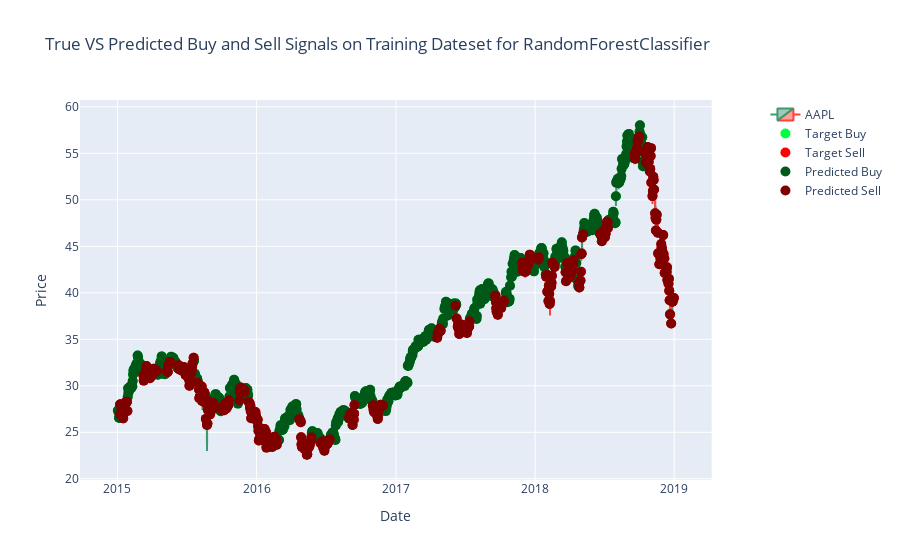

The cell this chart's notebook holds for it:
### Markdown cell above
##### RandomForestClassfier Training Results
The RandomForestClassfier model seems to have exactly fit our training dataset, giving us an accuracy score of 1, true positive rate of 1 and true negative rate of 1. Thus it can accurately classify all datapoints into buy and sell signal in our training dataset

### Code cell
randfor_model = RandomForestClassifier(n_jobs=-1, random_state=random_state)
randfor_train_metrics, randfor_train_confmat, randfor_train_pred = train_test_eval(randfor_model, x_train, y_train, x_train, y_train)

randfor_train_data = full_stock_df[:split_index].copy()
randfor_train_data['pred'] = randfor_train_pred
randfor_train_fig = plotCandle(randfor_train_data)
randfor_train_fig = plotSignals(randfor_train_fig, randfor_train_data, 'target', id=1)
randfor_train_fig = plotSignals(randfor_train_fig, randfor_train_data, 'pred', id=2)
randfor_train_fig.update_layout(title_text=f'True VS Predicted Buy and Sell Signals on Training Dateset for {type(randfor_model).__name__}')
randfor_train_fig.show()

### Figure 1 — Plotly figure (JSON) as saved in the notebook; plotly's stock layout.template omitted (floating-point values rounded to 4 significant figures; data arrays with more than 128 entries replaced by an {"elided": "..."} marker saying what was removed)
{"data": [{"close": {"elided": "1006 float values"}, "high": {"elided": "1006 float values"}, "low": {"elided": "1006 float values"}, "name": "AAPL", "open": {"elided": "1006 float values"}, "type": "candlestick", "x": {"elided": "1006 str values"}}, {"marker": {"color": "#00ff44", "size": 10, "symbol": "circle"}, "mode": "markers", "name": "Target Buy", "type": "scatter", "x": {"elided": "579 str values"}, "y": {"elided": "579 float values"}}, {"marker": {"color": "#ff0000", "size": 10, "symbol": "circle"}, "mode": "markers", "name": "Target Sell", "type": "scatter", "x": {"elided": "427 str values"}, "y": {"elided": "427 float values"}}, {"marker": {"color": "#005918", "size": 10, "symbol": "circle"}, "mode": "markers", "name": "Predicted Buy", "type": "scatter", "x": {"elided": "579 str values"}, "y": {"elided": "579 float values"}}, {"marker": {"color": "#800000", "size": 10, "symbol": "circle"}, "mode": "markers", "name": "Predicted Sell", "type": "scatter", "x": {"elided": "427 str values"}, "y": {"elided": "427 float values"}}], "layout": {"title": {"text": "True VS Predicted Buy and Sell Signals on Training Dateset for RandomForestClassifier"}, "xaxis": {"anchor": "y", "domain": [0, 0.94], "rangeslider": {"visible": false}, "title": {"text": "Date"}}, "yaxis": {"anchor": "x", "domain": [0, 1], "title": {"text": "Price"}}, "yaxis2": {"anchor": "x", "overlaying": "y", "side": "right"}}}
